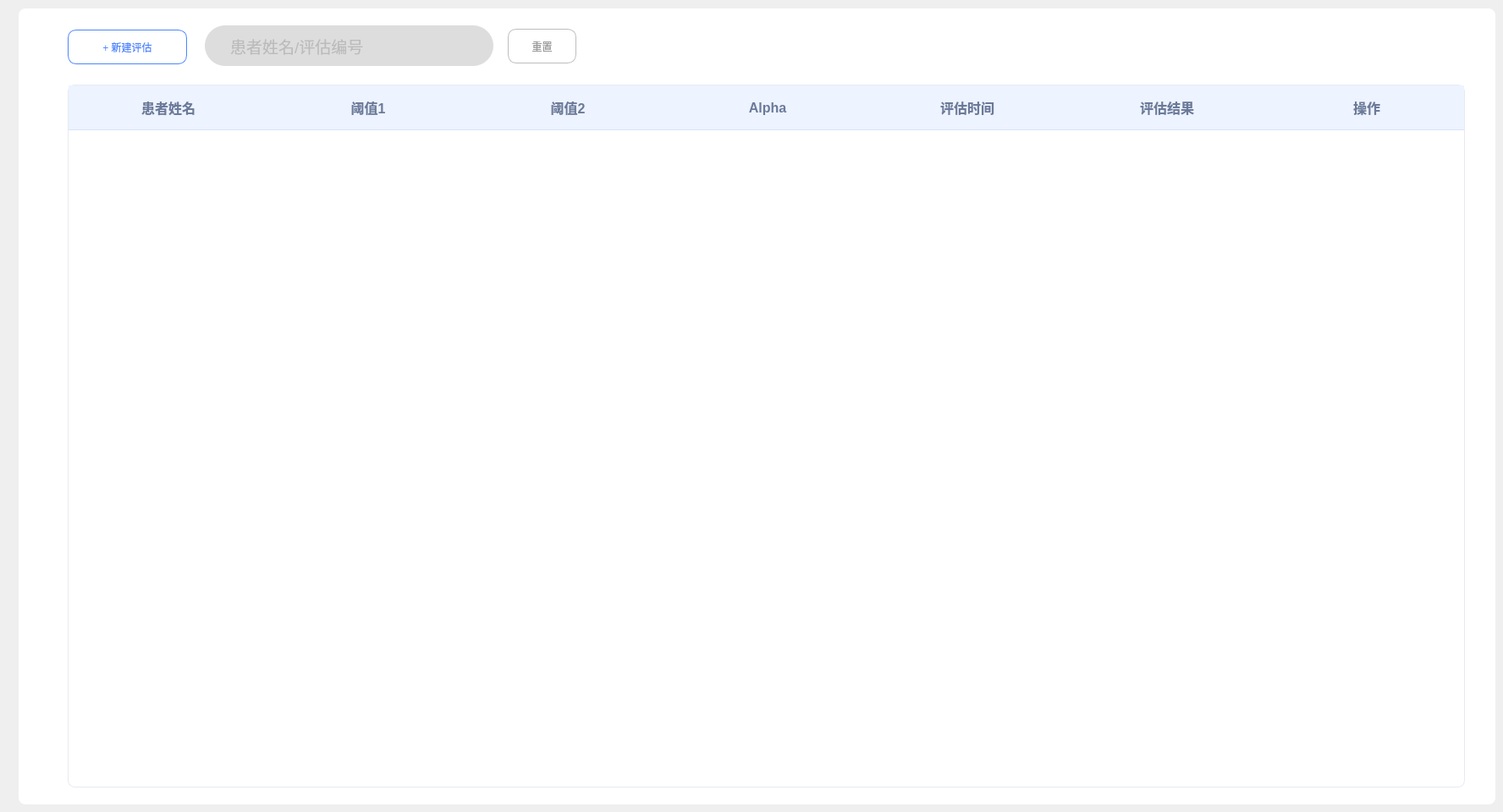
     <widget class="QWidget" name="tab_plan">
      <attribute name="title">
       <string>Tab 3</string>
      </attribute>
      <widget class="QTableWidget" name="tableWidget_plan">
       <property name="geometry">
        <rect>
         <x>80</x>
         <y>100</y>
         <width>1651</width>
         <height>831</height>
        </rect>
       </property>
       <property name="font">
        <font>
         <pointsize>-1</pointsize>
        </font>
       </property>
       <property name="focusPolicy">
        <enum>Qt::NoFocus</enum>
       </property>
       <property name="styleSheet">
        <string notr="true">QTableWidget#tableWidget_plan {
    outline: none;
    border: 1px solid #E6EAF2;
    border-radius: 8px;
    gridline-color: transparent;
    background-color: #FFFFFF;
    alternate-background-color: #F7F7F7;
    selection-background-color: #E8F1FF;
    selection-color: #1F1F1F;
    font-size: 16px;
}
QTableWidget#tableWidget_plan QHeaderView::section {
    background-color: #EDF3FF;
    color: #6B7A99;
    border: none;
    border-bottom: 1px solid #D6E4FF;
    padding: 12px 8px;
    font-size: 16px;
    font-weight: 600;
}
QTableWidget#tableWidget_plan::item {
    padding: 12px 8px;
    border: none;
    color: #333333;
}
QTableWidget#tableWidget_plan::item:selected {
    background-color: #E8F1FF;
    color: #1F1F1F;
}
QTableWidget#tableWidget_plan::item:selected:active,
QTableWidget#tableWidget_plan::item:selected:!active {
    background-color: #E8F1FF;
    color: #1F1F1F;
}</string>
       </property>
       <property name="horizontalScrollBarPolicy">
        <enum>Qt::ScrollBarAlwaysOff</enum>
       </property>
       <property name="editTriggers">
        <set>QAbstractItemView::NoEditTriggers</set>
       </property>
       <property name="alternatingRowColors">
        <bool>true</bool>
       </property>
       <property name="selectionMode">
        <enum>QAbstractItemView::NoSelection</enum>
       </property>
       <property name="showGrid">
        <bool>false</bool>
       </property>
       <attribute name="horizontalHeaderMinimumSectionSize">
        <number>25</number>
       </attribute>
       <attribute name="horizontalHeaderDefaultSectionSize">
        <number>236</number>
       </attribute>
       <attribute name="verticalHeaderVisible">
        <bool>false</bool>
       </attribute>
       <attribute name="verticalHeaderMinimumSectionSize">
        <number>23</number>
       </attribute>
       <attribute name="verticalHeaderDefaultSectionSize">
        <number>46</number>
       </attribute>
       <column>
        <property name="text">
         <string>患者姓名</string>
        </property>
       </column>
       <column>
        <property name="text">
         <string>阈值1</string>
        </property>
       </column>
       <column>
        <property name="text">
         <string>阈值2</string>
        </property>
       </column>
       <column>
        <property name="text">
         <string>Alpha</string>
        </property>
       </column>
       <column>
        <property name="text">
         <string>评估时间</string>
        </property>
       </column>
       <column>
        <property name="text">
         <string>评估结果</string>
        </property>
       </column>
       <column>
        <property name="text">
         <string>操作</string>
        </property>
       </column>
      </widget>
      <widget class="QPushButton" name="pushButton_plan_new">
       <property name="geometry">
        <rect>
         <x>80</x>
         <y>35</y>
         <width>141</width>
         <height>41</height>
        </rect>
       </property>
       <property name="styleSheet">
        <string notr="true">QPushButton#pushButton_plan_new {
    background-color: transparent;
    border: 1px solid #4B86FC;
    border-radius: 10px;
    color: #4B86FC;
    padding: 4px 10px;
}
QPushButton#pushButton_plan_new:hover {
    background-color: rgba(75, 134, 252, 0.12);
    border: 1px solid #6B9BFD;
    color: #3A6FE0;
}
QPushButton#pushButton_plan_new:pressed {
    background-color: rgba(75, 134, 252, 0.24);
    border: 1px solid #3A6FE0;
    color: #2A5FD0;
    padding-top: 5px;
    padding-bottom: 3px;
}</string>
       </property>
       <property name="text">
        <string>+ 新建评估</string>
       </property>
      </widget>
      <widget class="QLineEdit" name="lineEdit_plan_search">
       <property name="geometry">
        <rect>
         <x>260</x>
         <y>34</y>
         <width>277</width>
         <height>40</height>
        </rect>
       </property>
       <property name="minimumSize">
        <size>
         <width>0</width>
         <height>40</height>
        </size>
       </property>
       <property name="maximumSize">
        <size>
         <width>700</width>
         <height>40</height>
        </size>
       </property>
       <property name="font">
        <font>
         <pointsize>14</pointsize>
        </font>
       </property>
       <property name="styleSheet">
        <string notr="true">QLineEdit#lineEdit_plan_search {
	background-color: #DDDDDD;
	border: none;
	border-radius: 10px;
	color: #999999;
	padding: 4px 10px;
}</string>
       </property>
       <property name="text">
        <string/>
       </property>
       <property name="placeholderText">
        <string>患者姓名/评估编号</string>
       </property>
      </widget>
      <widget class="QLabel" name="label_plan_search_bg">
       <property name="geometry">
        <rect>
         <x>242</x>
         <y>30</y>
         <width>341</width>
         <height>48</height>
        </rect>
       </property>
       <property name="styleSheet">
        <string notr="true">QLabel#label_plan_search_bg {
	background-color: #DDDDDD;
	border-radius: 24.37px;
	color: #DDDDDD;
}</string>
       </property>
       <property name="text">
        <string/>
       </property>
      </widget>
      <widget class="QPushButton" name="pushButton_plan_reset">
       <property name="geometry">
        <rect>
         <x>600</x>
         <y>34</y>
         <width>81</width>
         <height>41</height>
        </rect>
       </property>
       <property name="styleSheet">
        <string notr="true">QPushButton {
background: transparent;
border: 1px solid #BDBDBD;
color: #999999;
border-radius: 10px;
padding: 6px 12px;
}</string>
       </property>
       <property name="text">
        <string>重置</string>
       </property>
      </widget>
      <widget class="QLabel" name="label_plan_search_icon">
       <property name="geometry">
        <rect>
         <x>540</x>
         <y>40</y>
         <width>31</width>
         <height>31</height>
        </rect>
       </property>
       <property name="styleSheet">
        <string notr="true">border-image: url(:/treat/pic/treat_search.png);</string>
       </property>
       <property name="text">
        <string/>
       </property>
      </widget>
      <widget class="QLabel" name="label_plan_bg">
       <property name="geometry">
        <rect>
         <x>22</x>
         <y>10</y>
         <width>1745</width>
         <height>941</height>
        </rect>
       </property>
       <property name="styleSheet">
        <string notr="true">background-color: rgb(255, 255, 255);
border-radius: 8px;</string>
       </property>
       <property name="text">
        <string/>
       </property>
      </widget>
      <zorder>label_plan_bg</zorder>
      <zorder>tableWidget_plan</zorder>
      <zorder>pushButton_plan_new</zorder>
      <zorder>pushButton_plan_reset</zorder>
      <zorder>label_plan_search_bg</zorder>
      <zorder>label_plan_search_icon</zorder>
      <zorder>lineEdit_plan_search</zorder>
     </widget>
